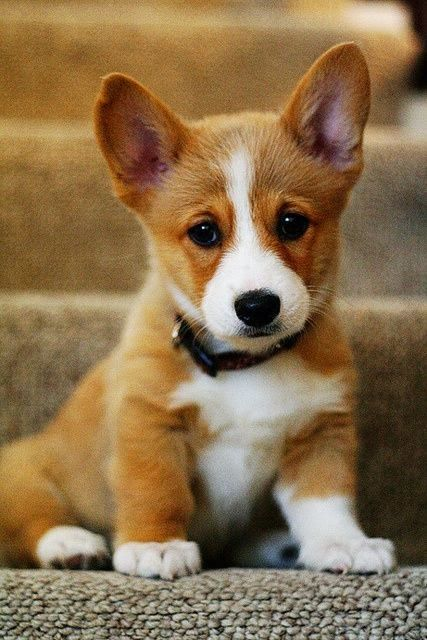
#> input picture RoboSUB_ImageProcess/src/resources/puppy.jpg, 427 x 640 px, given in place of the camera
$ python video_shape_detection.py   (Python 2 division)
#> lines starting #> are read from the running program, lines starting #| are printed output that depends on the picture; after the words box and inside, x2 and y2 are one past the last pixel; in counts of white or black regions, pixels touching at a corner belong together
'''
Created on Sep 7, 2016

This example program is used to detect shapes from a video feed

@author: Hong Luu
'''

import numpy as np
import cv2

debug_mode = True  # if debug_mode is on, print debug message
camera_value = 0    # select camera here
contour_thickness = 2   # -1 to fill in shape, integer values only
camera = cv2.VideoCapture(camera_value)

while True:
    if debug_mode:
        print "still going"

    # get feed
    frame = camera.read()[1]
#> frame is the input picture: shape (640, 427, 3); mean B, G, R 78, 112.7, 138.8

    # get dimensions of original feed
    img_height, img_width, img_channel = frame.shape
#> img_height = 640; img_width = 427; img_channel = 3

    # gray filter for testing
    gray = cv2.cvtColor(frame, cv2.COLOR_BGR2GRAY)
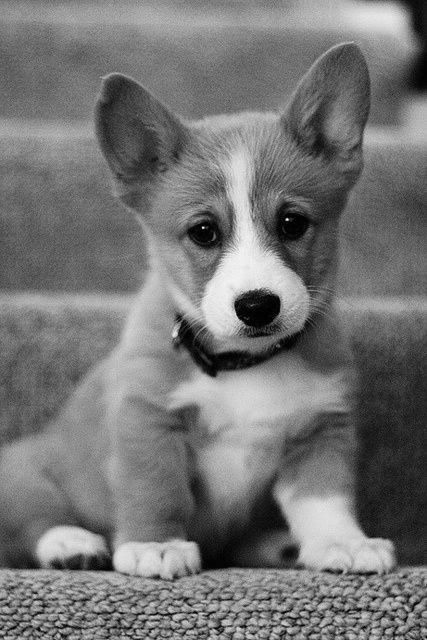
#> gray: shape (640, 427); min 0, max 253, mean 116.5

    # create two copies of the original image -- one for
    # the overlay and one for the final underwater_img image
    overlay = frame.copy()

    ret,thresh = cv2.threshold(gray,127,255,0)
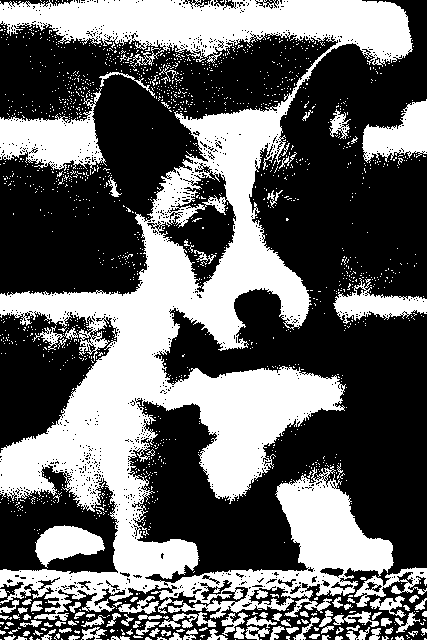
#> thresh: shape (640, 427); 40.1% white; 1657 white regions (1555 under 20 px)

    contours,h = cv2.findContours(thresh,1,2)
#> contours = 3459 contours, 3338 with area under 20; largest, box (x1, y1, x2, y2) and area: (0, 0, 413, 621) 92074, (0, 88, 107, 171) 4172, (158, 199, 237, 293) 3438, (362, 99, 427, 163) 2226, (333, 278, 427, 324) 1782

    for cnt in contours:
        approx = cv2.approxPolyDP(cnt,0.01*cv2.arcLength(cnt,True),True)
        if debug_mode:
            print len(approx)
        if len(approx)==3:
            if debug_mode:
                print "triangle"
            cv2.drawContours(overlay,[cnt],0,(0,0,255),contour_thickness)      # red for triangle
        elif len(approx)==4:
            if debug_mode:
                print "square"
            cv2.drawContours(overlay,[cnt],0,(0,165,255),contour_thickness)    # orange for square
        elif len(approx)==5:
            if debug_mode:
                print "pentagon"
            cv2.drawContours(overlay,[cnt],0,(0,255,255),contour_thickness)    # yellow for pentagon
        elif len(approx)==6:
            if debug_mode:
                print "hexagon"
            cv2.drawContours(overlay,[cnt],0,(47,255,173),contour_thickness)   # light green for hexa
        elif len(approx)==7:
            if debug_mode:
                print "heptagon"
            cv2.drawContours(overlay,[cnt],0,(0,153,153),contour_thickness)    # dark green for hepta
        elif len(approx)==8:
            if debug_mode:
                print "octagon"
            cv2.drawContours(overlay,[cnt],0,(226,43,138),contour_thickness)      # purple for octogon
        elif len(approx) == 9:
            if debug_mode:
                print "nonagon"
            cv2.drawContours(overlay,[cnt],0,(255,255,0),contour_thickness)    # cyan for 9 sided
        elif len(approx) == 10:
            if debug_mode:
                print "nonagon"
            cv2.drawContours(overlay,[cnt],0,(255,0,0),contour_thickness)    # blue for star
        elif len(approx) > 16:
            if debug_mode:
                print "circle"
            cv2.drawContours(overlay,[cnt],0,(128,128,128),contour_thickness)  # gray for circle
#> this loop made 3459 passes
#> approx on passes 1 to 3: [[411, 639]], [[260, 639], [261, 639]], [[235, 639]]
#| 1
#| 2
#| 1
#| 1
#| 2
#| 2
#| 4
#| square
#| 6
#| hexagon
#> (further printed lines are left out)
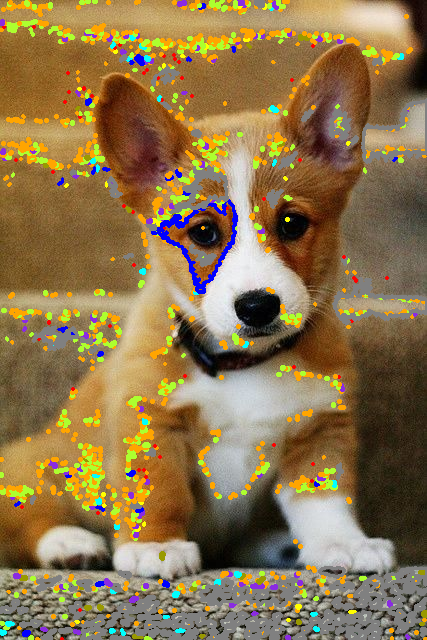
#> overlay: shape (640, 427, 3); 16.95% of pixels changed, all inside (x1, y1, x2, y2) = (0, 0, 427, 640)

    # display result
    cv2.imshow('original', frame)   # original
    cv2.imshow('gray', gray)
    cv2.imshow('result', overlay)

    # needed to run loop, listens for keyboard events
    k = cv2.waitKey(30)
#> (key Esc is pressed here)

    # if ESC or spacebar is pressed, exit
    if k == 27 or k == 32:
        break

############# END of While:True loop ######################

cv2.destroyAllWindows()
camera.release()
print "done"

$ run again, on RoboSUB_ImageProcess/src/resources/roboSUB_office.jpg
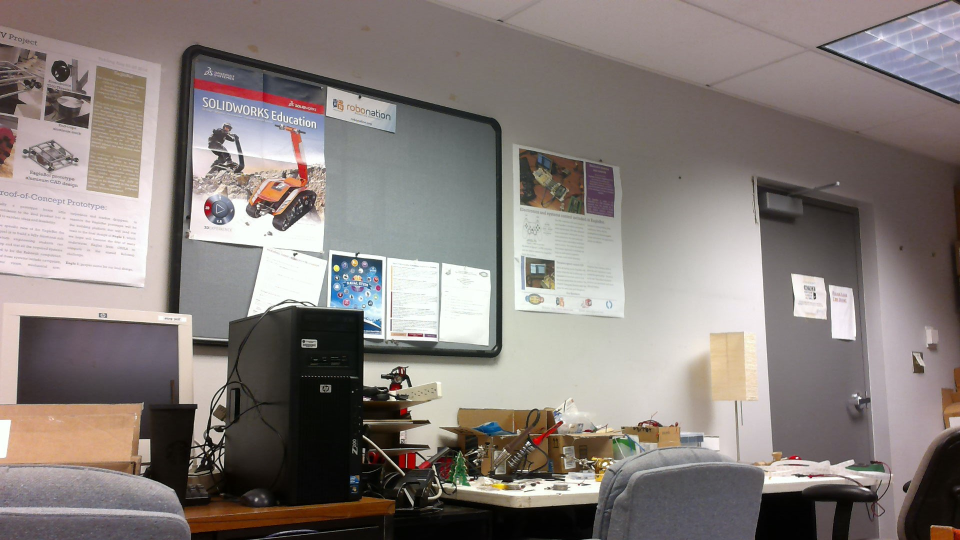
#> input picture RoboSUB_ImageProcess/src/resources/roboSUB_office.jpg, 1920 x 1080 px, given in place of the camera (shown at 1/2 size)
#> frame is the input picture: shape (1080, 1920, 3); mean B, G, R 122.9, 126.4, 134.8
#> `ret,thresh = cv2.threshold(gray,127,255,0)`:
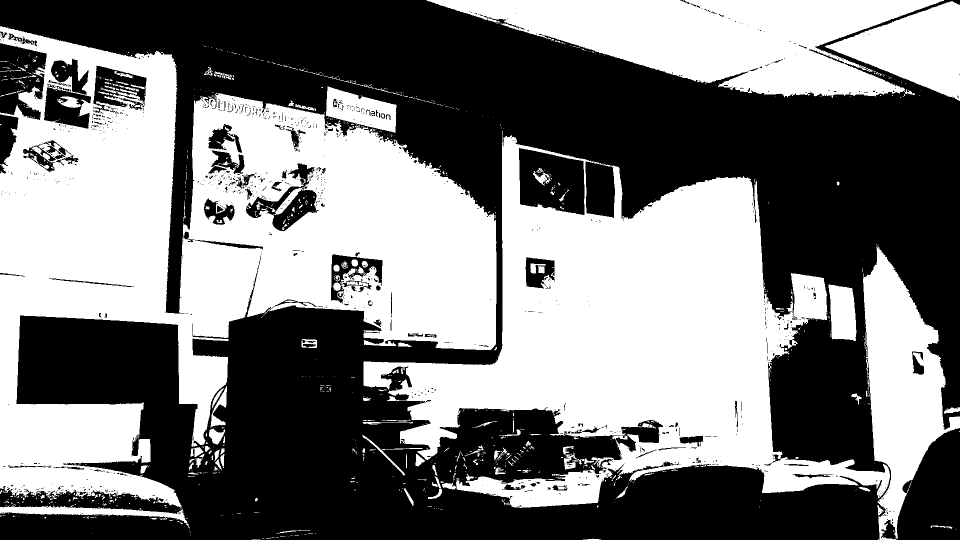
#> thresh: shape (1080, 1920) (shown at 1/2 size); 48.1% white; 1030 white regions (859 under 20 px)
#> contours = 2437 contours, 2136 with area under 20; largest, box (x1, y1, x2, y2) and area: (0, 52, 993, 1017) 481786, (727, 261, 1780, 1016) 344867, (853, 0, 1888, 196) 107515, (1726, 493, 1920, 1080) 53832, (1650, 2, 1920, 202) 27464; h = 2437 rows, first 6: [1, -1, -1, -1], [2, 0, -1, -1], [3, 1, -1, -1], [4, 2, -1, -1], [5, 3, -1, -1], [6, 4, -1, -1]
#> the loop `for cnt in contours:` made 2437 passes
#> approx on passes 1 to 3: [[504, 1079], [513, 1079]], [[1757, 1078], [1756, 1079], [1757, 1079]], [[515, 1078], [520, 1078]]
#> (printed output is left out)
#> after the loop `for cnt in contours:`:
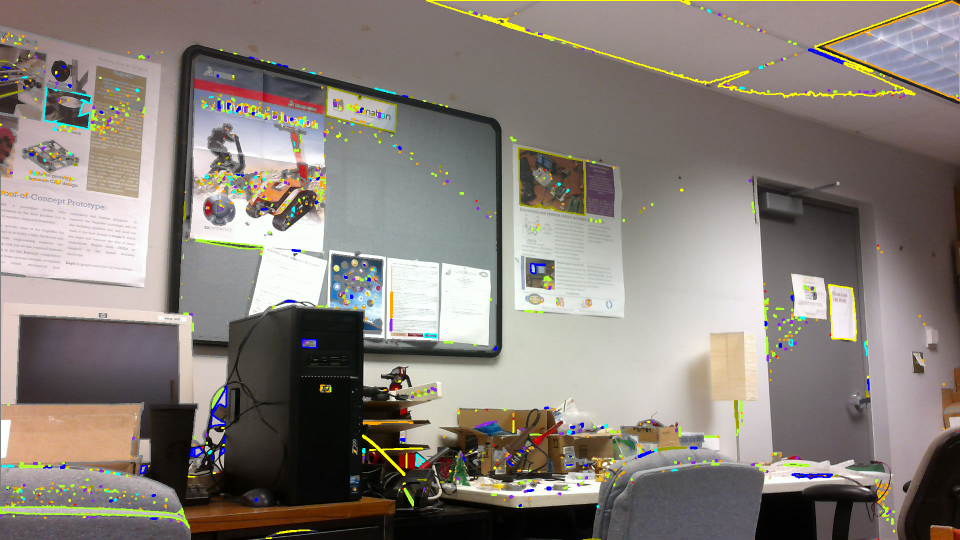
#> overlay: shape (1080, 1920, 3) (shown at 1/2 size); 5.53% of pixels changed, all inside (x1, y1, x2, y2) = (0, 0, 1920, 1080)
